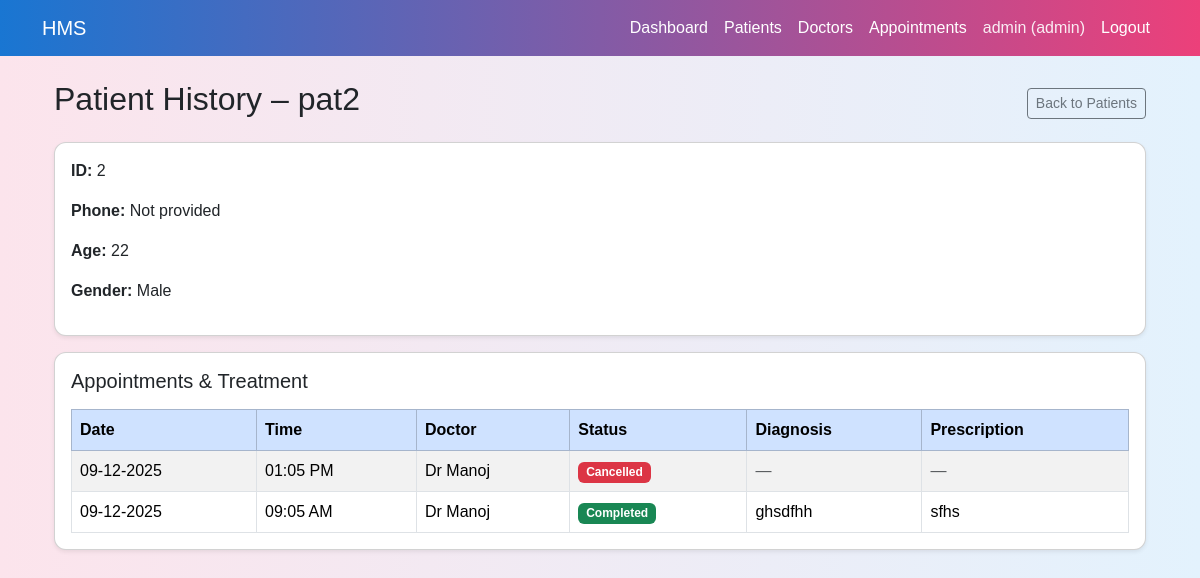
The page /admin/patient/2/history (signed in) on the database its author committed.
### models.py (models this page shows, shortened)
class Patient(db.Model):
    __tablename__="patients"
    id=db.Column(db.Integer,primary_key=True)
    user_id=db.Column(db.Integer,db.ForeignKey("users.id"),nullable=False)
    full_name=db.Column(db.String(120), nullable=False)
    age= db.Column(db.Integer)
    gender=db.Column(db.String(10))
    phone=db.Column(db.String(20))
    address=db.Column(db.String(255))
    is_balcklisted=db.Column(db.Boolean,default=False)
    user=db.relationship("User",back_populates="patient_profile")
    appointments=db.relationship("Appointment",back_populates="patient")

class Appointment(db.Model):
    __tablename__="appointments"
    id =db.Column(db.Integer,primary_key=True)
    patient_id=db.Column(db.Integer,db.ForeignKey("patients.id"),nullable=False)
    doctor_id=db.Column(db.Integer,db.ForeignKey("doctors.id"),nullable=False)
    date=db.Column(db.Date,nullable=False)
    time=db.Column(db.Time,nullable=False)
    status=db.Column(db.String(20),default="Booked")
    created_at=db.Column(db.DateTime,default=datetime.utcnow)
    updated_at=db.Column(db.DateTime,default=datetime.utcnow,onupdate=datetime.utcnow)
    patient=db.relationship("Patient",back_populates="appointments")
    doctor=db.relationship("Doctor",back_populates="appointments")
    treatment=db.relationship("Treatment",back_populates="appointment",uselist=False)

class Doctor(db.Model):
    __tablename__="doctors"
    id=db.Column(db.Integer,primary_key=True)
    user_id=db.Column(db.Integer,db.ForeignKey("users.id"),nullable=False)
    department_id=db.Column(db.Integer,db.ForeignKey("departments.id"))
    full_name=db.Column(db.String(120),nullable=False)
    phone=db.Column(db.String(20))
    about=db.Column(db.Text)
    experience_years=db.Column(db.Integer)
    is_active=db.Column(db.Boolean, default=True)
    user=db.relationship("User",back_populates="doctor_profile")
    department=db.relationship("Department",back_populates="doctors")
    appointments=db.relationship("Appointment",back_populates="doctor")
    availabilities=db.relationship("DoctorAvailability",back_populates="doctor")

class Treatment(db.Model):
    __tablename__="treatments"
    id=db.Column(db.Integer,primary_key=True)
    appointment_id=db.Column(db.Integer,db.ForeignKey("appointments.id"), nullable=False,unique=True)
    diagnosis=db.Column(db.Text)
    prescription=db.Column(db.Text)
    notes=db.Column(db.Text)
    created_at=db.Column(db.DateTime,default=datetime.utcnow)
    appointment=db.relationship("Appointment",back_populates="treatment")

### app.py (the view)
    @app.route('/admin/patient/<int:patient_id>/history')
    def admin_patient_history(patient_id):
        if session.get('role') !="admin":
            return redirect(url_for('login'))
        patient=Patient.query.get_or_404(patient_id)
        appointments=(
            Appointment.query
            .filter_by(patient_id=patient.id)
            .order_by(Appointment.date.desc(),Appointment.time.desc())
            .all()
        )
        return render_template(
            "admin_patient_history.html",
            patient=patient,
            appointments=appointments,
        )

### templates/admin_patient_history.html
{% extends "base.html" %}
{% block content %}
<div class="container mt-4">
  <div class="d-flex justify-content-between align-items-center mb-3">
    <h2>Patient History – {{ patient.full_name }}</h2>
    <a href="{{ url_for('admin_patients') }}" class="btn btn-sm btn-outline-secondary">
      Back to Patients
    </a>
  </div>
  <div class="card shadow-sm mb-3">
    <div class="card-body">
      <p><strong>ID:</strong> {{ patient.id }}</p>
      <p><strong>Phone:</strong> {{ patient.phone or 'Not provided' }}</p>
      <p><strong>Age:</strong> {{ patient.age or 'N/A' }}</p>
      <p><strong>Gender:</strong> {{ patient.gender or 'N/A' }}</p>
    </div>
  </div>
  <div class="card shadow-sm">
    <div class="card-body">
      <h5 class="card-title mb-3">Appointments & Treatment</h5>
      {% if appointments %}
      <div class="table-responsive">
        <table class="table table-striped table-bordered mb-0">
          <thead class="table-primary">
            <tr>
              <th>Date</th>
              <th>Time</th>
              <th>Doctor</th>
              <th>Status</th>
              <th>Diagnosis</th>
              <th>Prescription</th>
            </tr>
          </thead>
          <tbody>
          {% for appt in appointments %}
            <tr>
              <td>{{ appt.date.strftime('%d-%m-%Y') }}</td>
              <td>{{ appt.time.strftime('%I:%M %p') }}</td>
              <td>{{ appt.doctor.full_name if appt.doctor else 'Unknown' }}</td>
              <td>
                {% if appt.status == 'Booked' %}
                  <span class="badge bg-warning text-dark">Booked</span>
                {% elif appt.status == 'Completed' %}
                  <span class="badge bg-success">Completed</span>
                {% elif appt.status == 'Cancelled' %}
                  <span class="badge bg-danger">Cancelled</span>
                {% else %}
                  <span class="badge bg-secondary">{{ appt.status }}</span>
                {% endif %}
              </td>
              <td>
                {% if appt.treatment and appt.treatment.diagnosis %}
                  {{ appt.treatment.diagnosis }}
                {% else %}
                  <span class="text-muted">—</span>
                {% endif %}
              </td>
              <td>
                {% if appt.treatment and appt.treatment.prescription %}
                  {{ appt.treatment.prescription }}
                {% else %}
                  <span class="text-muted">—</span>
                {% endif %}
              </td>
            </tr>
          {% endfor %}
          </tbody>
        </table>
      </div>
      {% else %}
      <p class="text-muted mb-0">No appointments found for this patient.</p>
      {% endif %}
    </div>
  </div>
</div>
{% endblock %}

### static/css/styles.css (style rules this page uses)
body { font-family: Arial, sans-serif; }

### templates/base.html (style rules this page uses)
body { background: linear-gradient(90deg, #fce4ec, #e3f2fd); min-height: 100vh; }
.card { border-radius: 12px; box-shadow: 0 4px 12px rgba(0, 0, 0, 0.08); }

### rows shown on the page
Patient: full_name "pat2", id "2", phone "Not provided", age "22", gender "Male"
Appointment: date "09-12-2025", time "01:05 PM", doctor "Dr Manoj", status "Cancelled"
Appointment: date "09-12-2025", time "09:05 AM", doctor "Dr Manoj", status "Completed", treatment.diagnosis "ghsdfhh", treatment.prescription "sfhs"

### other values the page prints
{{ session.get('username') }} "admin"
{{ session.get('role') }} "admin"
